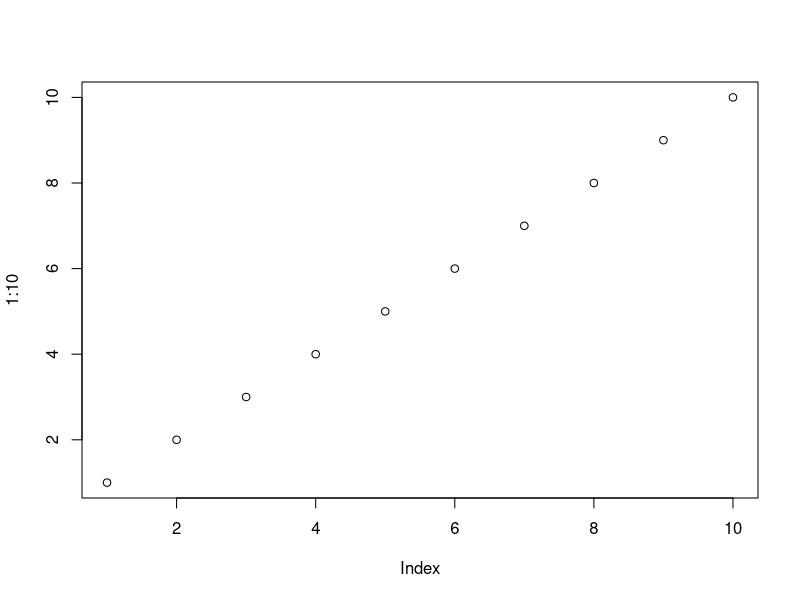
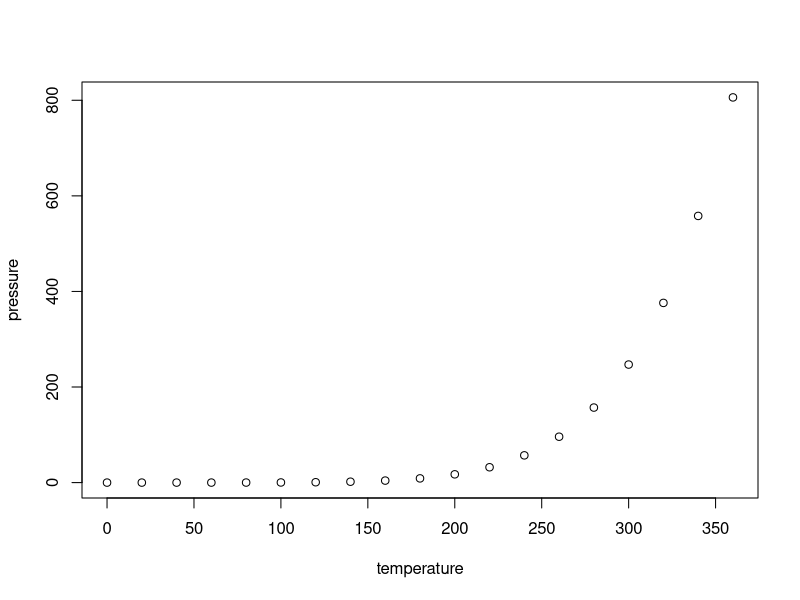

Recreate these plots in R, in order.
## ---- chunk 1
knitr::opts_chunk$set(echo = TRUE)
## ---- chunk 2
iris[1:2, 2:3] 
## ---- chunk 3
summary(cars)
## ---- chunk 4
# eval=TRUEで「コードを実行」 
# echo=FALSEで「ドキュメント内にはこのコードを表示させない」 
plot(1:10)
## ---- chunk 5
plot(pressure)
